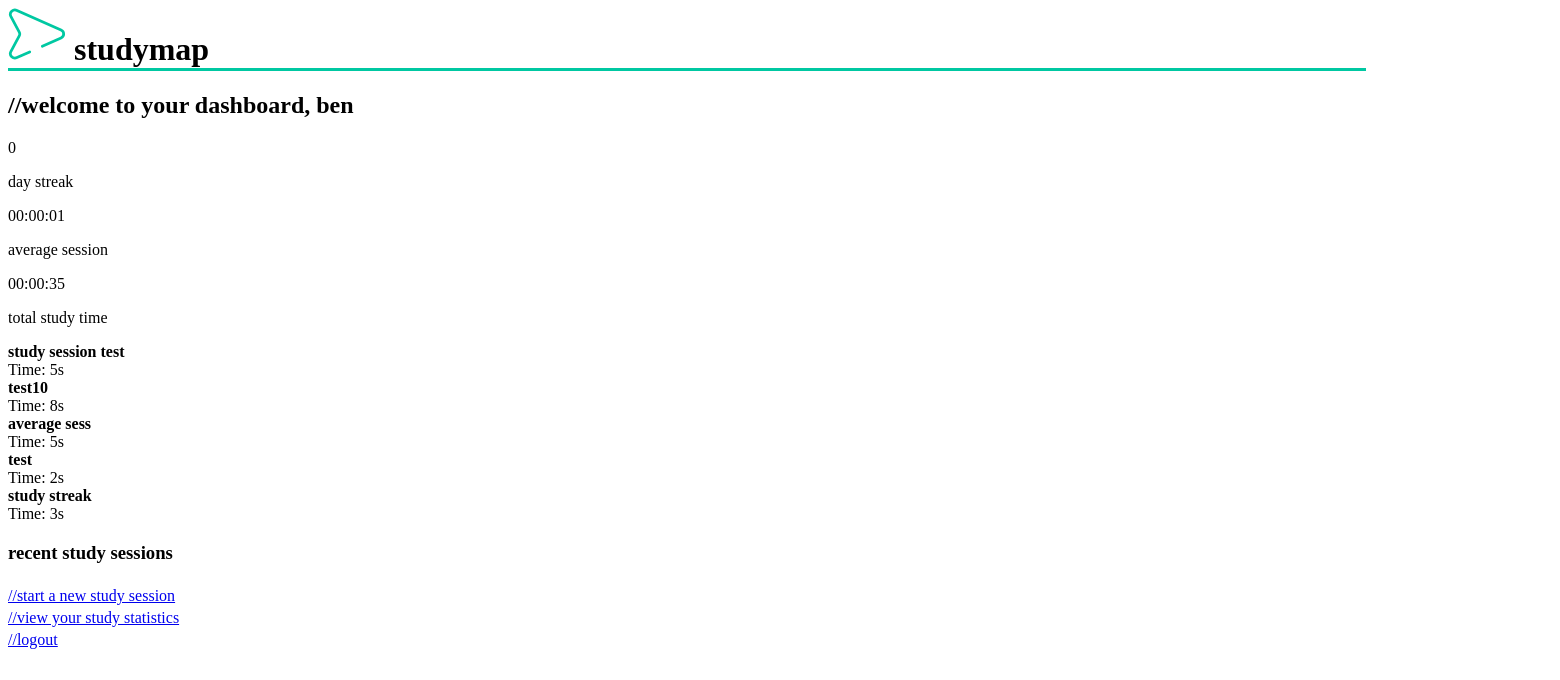
The app's page / (signed in), older data.
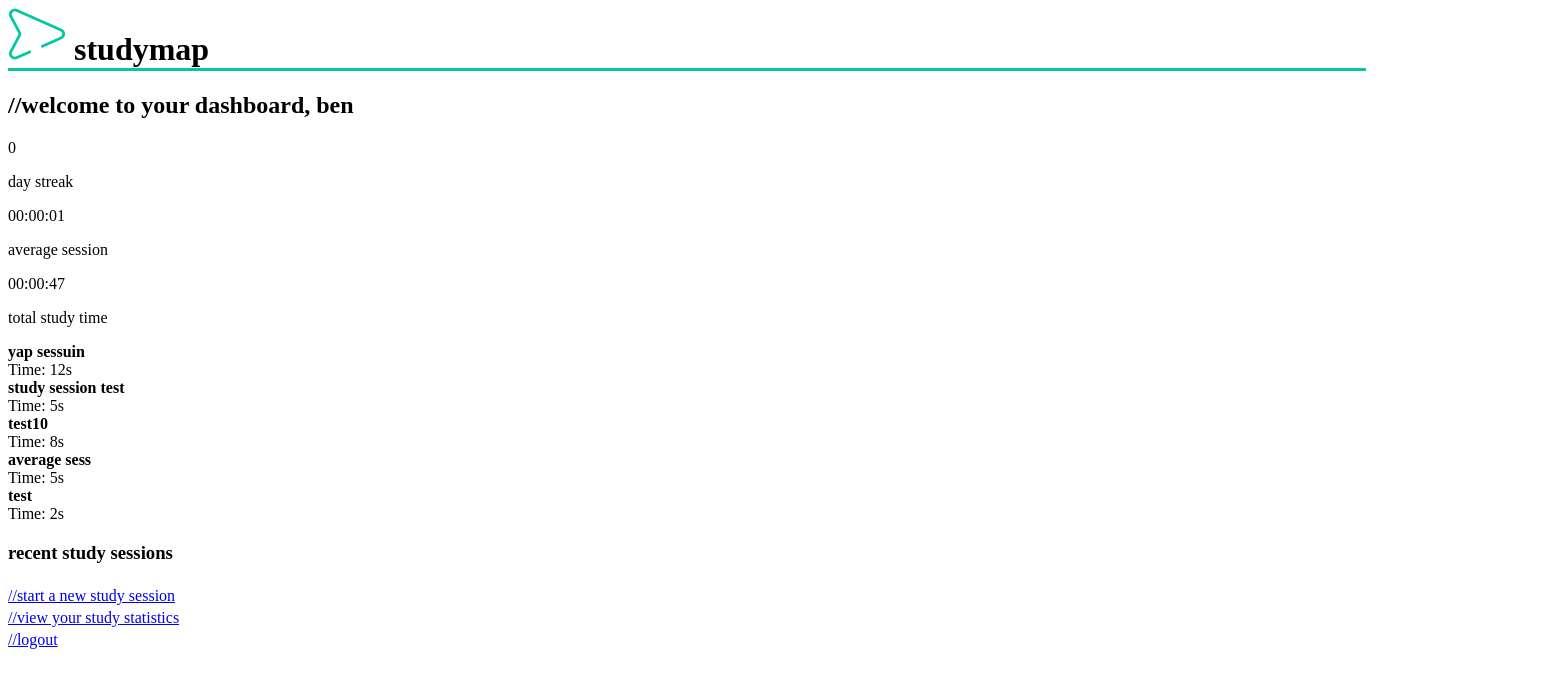
The same page, newer data.
### studyapp/models.py (models this page shows, shortened)
class Stopwatch(models.Model):
    user = models.ForeignKey(User, on_delete=models.CASCADE)
    time_spent = models.IntegerField(default=0)
    time_start = models.DateTimeField(default = timezone.now)
    title = models.CharField(max_length=40)
    latitude = models.DecimalField(default = 0, max_digits=19, decimal_places=10, null = True, blank=True)
    longitude = models.DecimalField(default = 0, max_digits=19, decimal_places=10, null = True, blank=True)
    def get_duration(self):
        hours = self.time_spent // 3600
        minutes = (self.time_spent % 3600) // 60
        seconds = self.time_spent % 60
        return {'hours': hours, 'minutes': minutes, 'seconds': seconds}
    @staticmethod
    def calculate_study_streak(user):
        sessions = Stopwatch.objects.filter(user=user).order_by('-time_start')
        unique_study_dates = set()  # Track unique study dates
        streak = 0
        last_study_date = None
        for session in sessions:
            if session.time_spent >= 600:
                study_date = session.time_start.date()
                if study_date not in unique_study_dates:
                    unique_study_dates.add(study_date)
                    if last_study_date is None or (last_study_date - study_date).days == 1:
                        streak += 1
                        last_study_date = study_date
                    else:
                        break  # stop counting if there's a gap
        return streak

### studyapp/views.py (the view)
# urls.py: path('', dashboard, name='dashboard'),
@login_required
def dashboard(request):
    study_sessions = Stopwatch.objects.filter(user=request.user).order_by('-time_start')[:5]
    all_study_sessions = Stopwatch.objects.filter(user=request.user)
    total_time = sum(session.time_spent for session in all_study_sessions)
    average_time = total_time / all_study_sessions.count() if all_study_sessions.exists() else 0
    streak = Stopwatch.calculate_study_streak(request.user)
    context = {
        'study_sessions': study_sessions,
        'streak': streak,
        'total_time': int(total_time),
        'average_time': int(average_time),
    }
    return render(request, 'dashboard.html', context)

### studyapp/templatetags/duration_filters.py (called while the page is built)
@register.filter
def duration_format(value):
    try:
        total_seconds = int(value)
    except (ValueError, TypeError):
        return value  # Return the original value if conversion fails
    days, remainder = divmod(total_seconds, 86400)  # 86400 seconds in a day
    hours, remainder = divmod(remainder, 3600)      # 3600 seconds in an hour
    minutes, seconds = divmod(remainder, 60)
    if days > 0:
        return f"{days}d {hours:02}:{minutes:02}:{seconds:02}"
    else:
        return f"{hours:02}:{minutes:02}:{seconds:02}"

### studyapp/templates/dashboard.html (shortened to what this page needs)
{% load static %}
{% load sass_tags %}
{% load duration_filters %}
<html>
<head>
    <link rel="stylesheet" href="{% sass_src 'scss/dashboard.scss' %}"/>
</head>
<body>
    <header>
        <h1 class="dashboardTitleDiv">
            <img class="dashboardLogo" src="{% static 'scss/media/logoIcon.svg' %}">
            <b class="dashboardTitle">studymap</b>
            <img class="dashboardLine" src="{% static 'scss/media/line.svg' %}">
        </h1>
    </header>
    <h2 class="welcomeMsg">//welcome to your dashboard, {{ request.user.username }}</h2>
    <div class="dashboard-container">
        <div class="dashboard-left">
            <div class="dashboardBigIcon">
                <p class="streakNum">{{ streak }}</p>
                <p class="streakSubtitle">day streak</p>
            </div>
        </div>
        <div class="dashboard-middle">
            <div class="dashAvStat">
                <p class="avNum">{{ average_time|duration_format }}</p>
                <p class="avTitle">average session</p>
            </div>
            <div class="dashTotalStat">
                <p class="totalNum">{{ total_time|duration_format }}</p>
                <p class="totalTitle">total study time</p>
            </div>
        </div>
        <div class="dashboard-right">
            <div class="study-sessions-container">
                {% for session in study_sessions %}
                <div class="study-session">
                    <strong>{{ session.title }}</strong><br>
                    Time:
                    {{ session.get_duration.seconds }}s
                </div>
                {% empty %}
                <p>No study sessions found.</p>
                {% endfor %}
            </div>
            <h3 class="dashSSTitle">recent study sessions</h3>
        </div>
    </div>
    <div class="accordianDiv">
        <img class="dashboardLine2" src="../../static/scss/media/line2.svg"></img>
        <a href="{% url 'study_timer' %}" class="timersBtn">//start a new study session</a>
        <img class="dashboardLine2" src="../../static/scss/media/line2.svg"></img>
        <a href="{% url 'study_statistics' %}" class="statsBtn">//view your study statistics</a>
        <img class="dashboardLine2" src="../../static/scss/media/line2.svg"></img>
        <a href="{% url 'logout' %}" class="logOff">//logout</a>
        <img class="dashboardLine2" src="../../static/scss/media/line2.svg"></img>
    </div>
</body>
</html>

Row changes from the older to the newer data that the page shows:
no longer on this page (row unchanged): Stopwatch: title "study streak", get_duration.seconds "3"
added Stopwatch: title "yap sessuin", get_duration.seconds "12"
Text that changed along with them:
{{ total_time|duration_format }}: "00:00:35" → "00:00:47"
